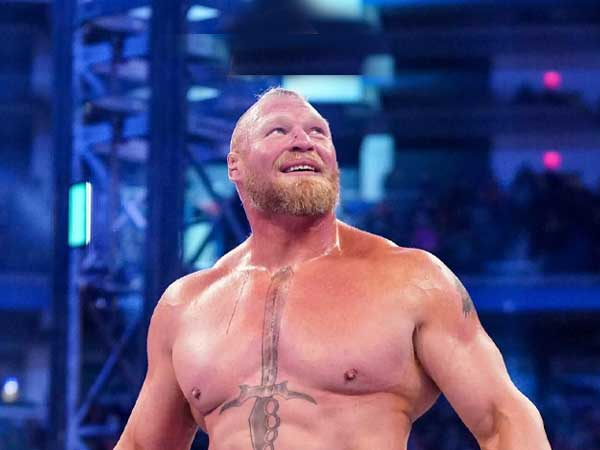
#> input picture brockky.jpg, 600 x 450 px; its folder holds only this picture in this run
$ python -i cartoonify.py   (imports and definitions only)
#> lines starting #> are read from the running program, lines starting #| are printed output that depends on the picture; after the words box and inside, x2 and y2 are one past the last pixel; in counts of white or black regions, pixels touching at a corner belong together
import cv2 #for image processing
import easygui #to open the filebox
import numpy as np #to store image
import imageio #to read image stored at particular path
import sys
import matplotlib.pyplot as plt
import os
import tkinter as tk
from tkinter import filedialog
from tkinter import *
from PIL import ImageTk, Image


""" fileopenbox opens the box to choose file
and help us store file path as string """
def upload():
    global cartoonImage, ImagePath

    ImagePath=easygui.fileopenbox()
    cartoonify(ImagePath)

def cartoonify(ImagePath):
#> called with ImagePath = 'brockky.jpg'
    global cartoonImage
    #read the image
    originalmage = cv2.imread(ImagePath)
#> originalmage is the input picture: shape (450, 600, 3); mean B, G, R 120.6, 74.8, 77.7
    originalmage = cv2.cvtColor(originalmage, cv2.COLOR_BGR2RGB)
#print(image)  # image is stored in form of numbers

# confirm that image is chosen
    if originalmage is None:
        print("Can not find any image. Choose appropriate file")
        sys.exit()

    ReSized1 = cv2.resize(originalmage, (960, 540))
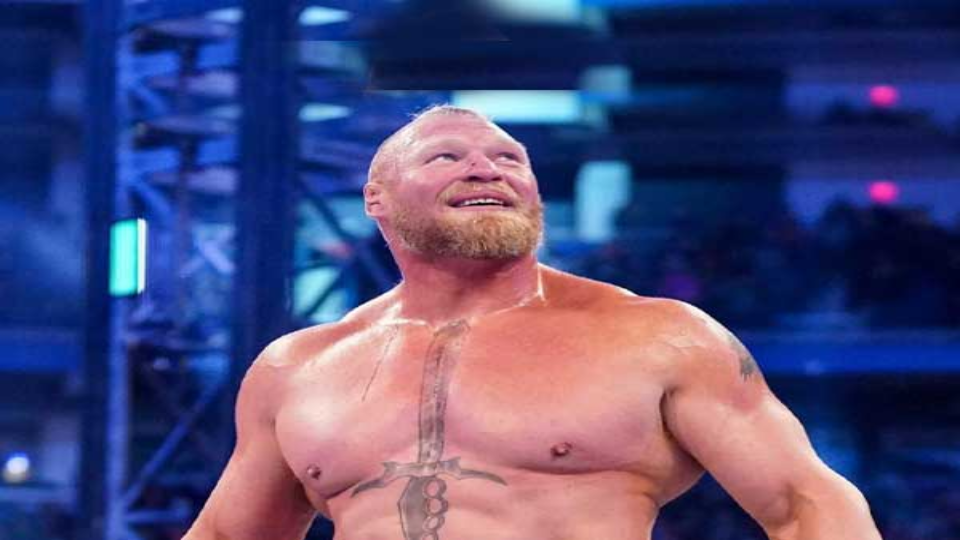
#> ReSized1: shape (540, 960, 3); mean R, G, B 77.6, 74.7, 120.5
#plt.imshow(ReSized1, cmap='gray')
#converting an image to grayscale
    grayScaleImage = cv2.cvtColor(originalmage, cv2.COLOR_BGR2GRAY)
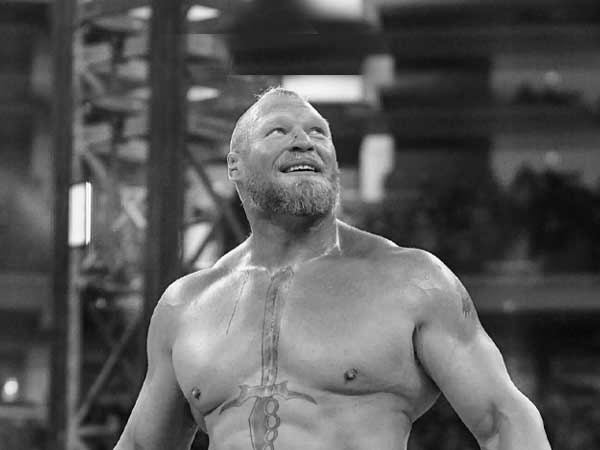
#> grayScaleImage: shape (450, 600); min 2, max 255, mean 88.8
    ReSized2 = cv2.resize(grayScaleImage, (960, 540))
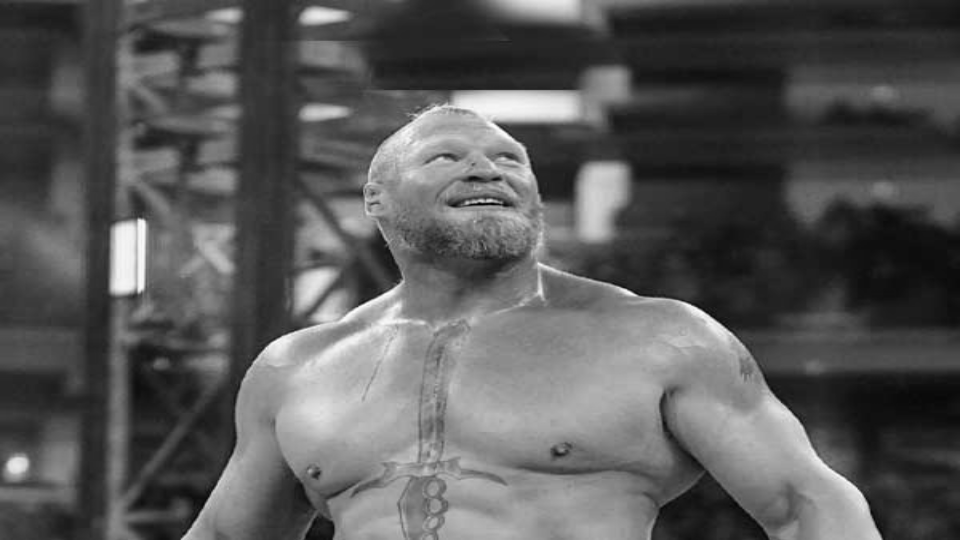
#> ReSized2: shape (540, 960); min 2, max 253, mean 88.7
    #applying median blur to smoothen an image
    smoothGrayScale = cv2.medianBlur(grayScaleImage, 5)
    ReSized3 = cv2.resize(smoothGrayScale, (960, 540))
#plt.imshow(ReSized3, cmap='gray')
#plt.imshow(ReSized2, cmap='gray')
    #retrieving the edges for cartoon effect
#by using thresholding technique
    getEdge = cv2.adaptiveThreshold(smoothGrayScale, 255,
    cv2.ADAPTIVE_THRESH_MEAN_C,
    cv2.THRESH_BINARY, 9, 9)
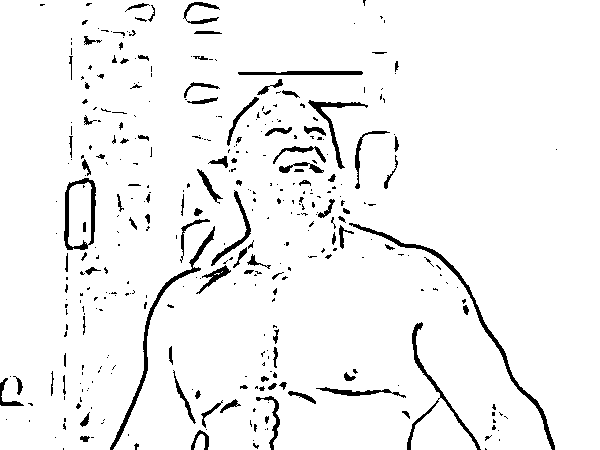
#> getEdge: shape (450, 600); 95.1% white; 370 black regions (266 under 20 px), largest, box (x1, y1, x2, y2) and area: (349, 223, 555, 450) 1283, (110, 226, 215, 450) 1058, (407, 322, 481, 450) 736

    ReSized4 = cv2.resize(getEdge, (960, 540))
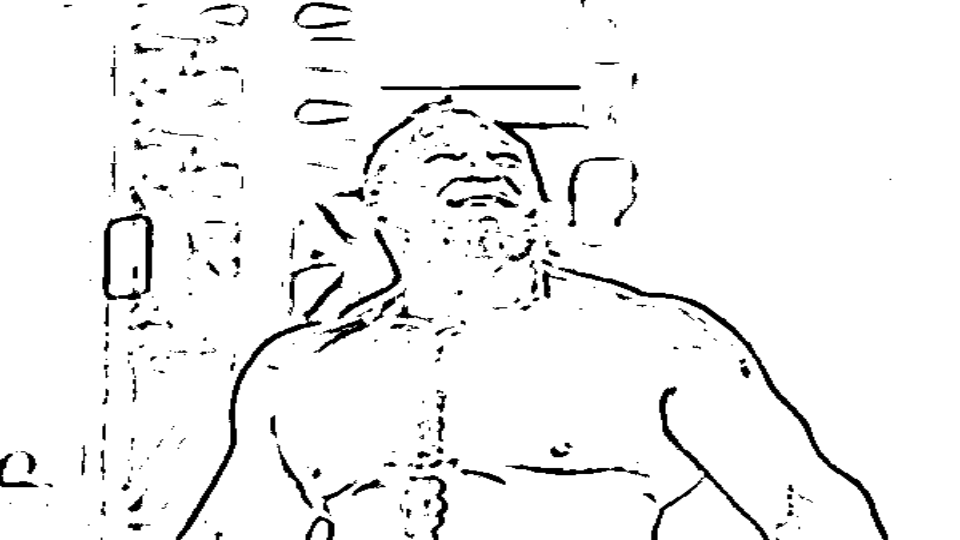
#> ReSized4: shape (540, 960); min 0, max 255, mean 242.5
#plt.imshow(ReSized4, cmap='gray')

#applying bilateral filter to remove noise
#and keep edge sharp as required
    colorImage = cv2.bilateralFilter(originalmage, 9, 300, 300)
    ReSized5 = cv2.resize(colorImage, (960, 540))
#plt.imshow(ReSized5, cmap='gray')
    #masking edged image with our "BEAUTIFY" image
    cartoonImage = cv2.bitwise_and(colorImage, colorImage, mask=getEdge)
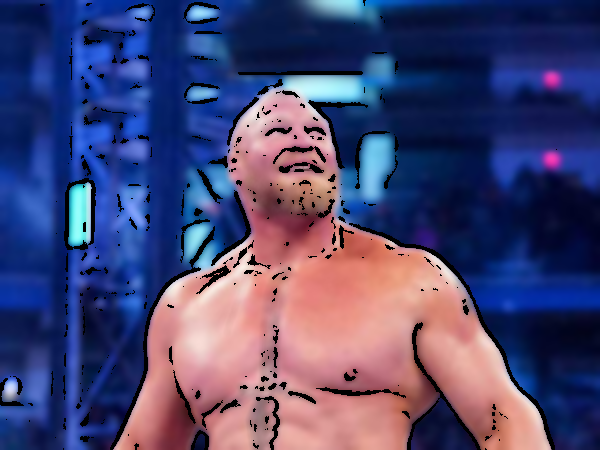
#> cartoonImage: shape (450, 600, 3); mean R, G, B 73.9, 71.2, 114.9

    ReSized6 = cv2.resize(cartoonImage, (960, 540))
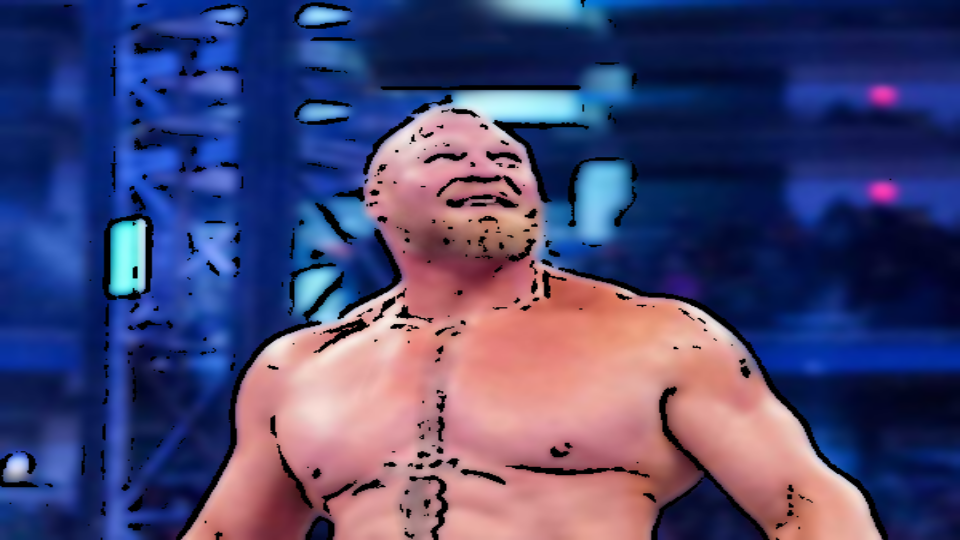
#> ReSized6: shape (540, 960, 3); mean R, G, B 73.9, 71.1, 114.8
#plt.imshow(ReSized6, cmap='gray')
        # Plotting the whole transition
    images=[ReSized1, ReSized2, ReSized3, ReSized4, ReSized5, ReSized6]
    fig, axes = plt.subplots(3,2, figsize=(8,8), subplot_kw={'xticks':[], 'yticks':[]}, gridspec_kw=dict(hspace=0.1, wspace=0.1))
    for i, ax in enumerate(axes.flat):
        ax.imshow(images[i], cmap='gray')
    #save button code
    plt.show()
    return cartoonImage, ImagePath  # Return cartoonified image and ImagePath

def save(cartoonImage, ImagePath):  # Update the function signature

    #saving an image using imwrite()
    newName="cartoonified_Image"
    path1 = os.path.dirname(ImagePath)
    extension=os.path.splitext(ImagePath)[1]
    path = os.path.join(path1, newName+extension)
    cv2.imwrite(path, cv2.cvtColor(cartoonImage, cv2.COLOR_RGB2BGR))
    I = "Image saved by name " + newName +" at "+ path
    tk.messagebox.showinfo(title=None, message=I)


# [4 lines not run here, left out]
# [1 line that did not run here, left out]

# [1 line that did not run here, left out]
# [2 lines not run here, left out]


# [1 line that did not run here, left out]
# [3 lines not run here, left out]

>>> result = cartoonify('brockky.jpg')

$ run again, on dhoni.jpg
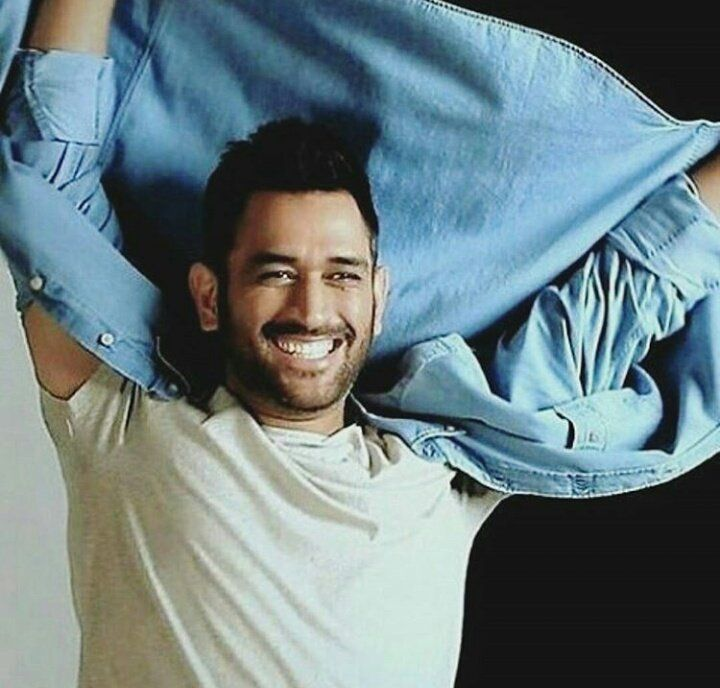
#> input picture dhoni.jpg, 720 x 688 px
#> in cartoonify, originalmage is the input picture: shape (688, 720, 3); mean B, G, R 130.7, 126.6, 108
#> in cartoonify, `getEdge = cv2.adaptiveThreshold(smoothGrayScale, 255, cv2.ADAPTIVE_THR..`:
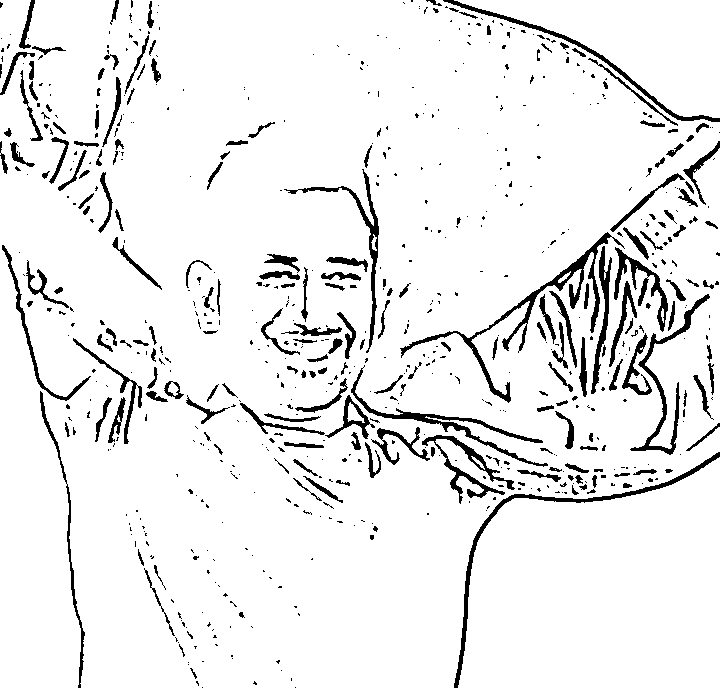
#> getEdge: shape (688, 720); 92.8% white; 692 black regions (491 under 20 px), largest, box (x1, y1, x2, y2) and area: (400, 232, 625, 403) 2519, (454, 452, 720, 688) 1780, (351, 365, 548, 467) 1440
#> in cartoonify, `ReSized6 = cv2.resize(cartoonImage, (960, 540))`:
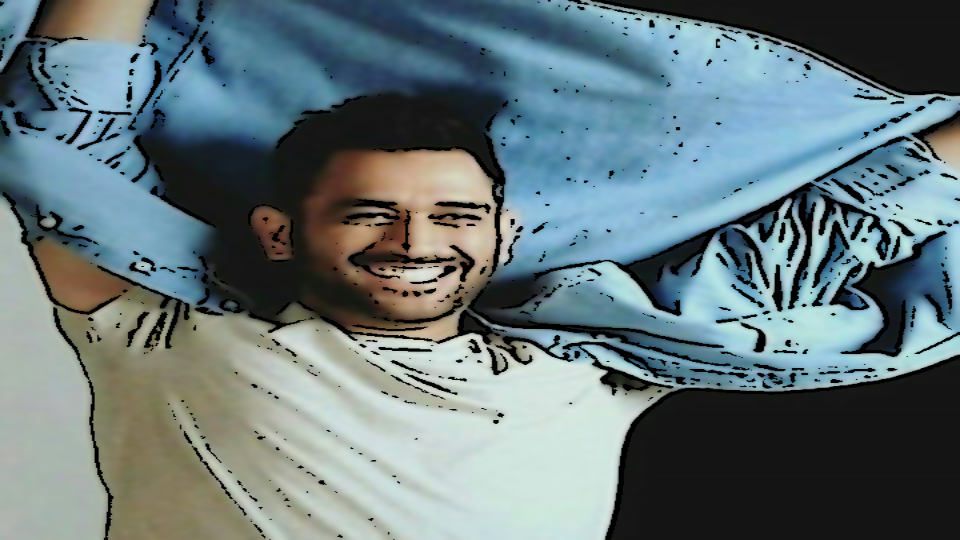
#> ReSized6: shape (540, 960, 3); mean R, G, B 102.3, 119.6, 123.3

$ run again, on nature1.jpg
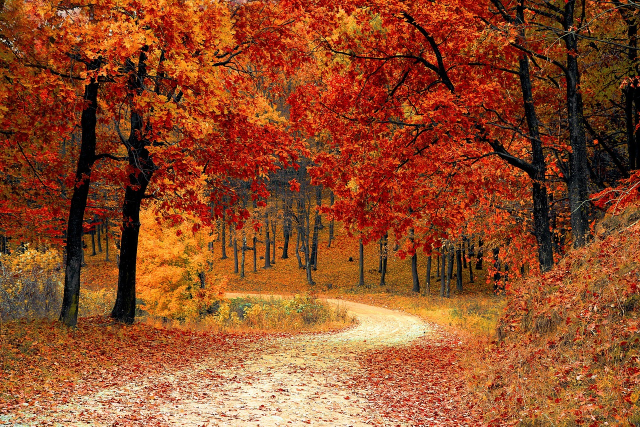
#> input picture nature1.jpg, 1280 x 853 px (shown at 1/2 size)
#> in cartoonify, originalmage is the input picture: shape (853, 1280, 3); mean B, G, R 40.5, 76, 144.5
#> in cartoonify, `getEdge = cv2.adaptiveThreshold(smoothGrayScale, 255, cv2.ADAPTIVE_THR..`:
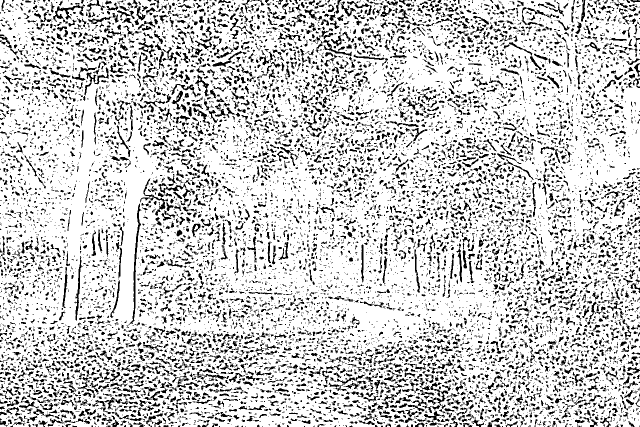
#> getEdge: shape (853, 1280) (shown at 1/2 size); 80.3% white; 13171 black regions (9950 under 20 px), largest, box (x1, y1, x2, y2) and area: (259, 407, 282, 648) 883, (106, 10, 170, 44) 606, (169, 135, 218, 191) 472
#> in cartoonify, `ReSized6 = cv2.resize(cartoonImage, (960, 540))`:
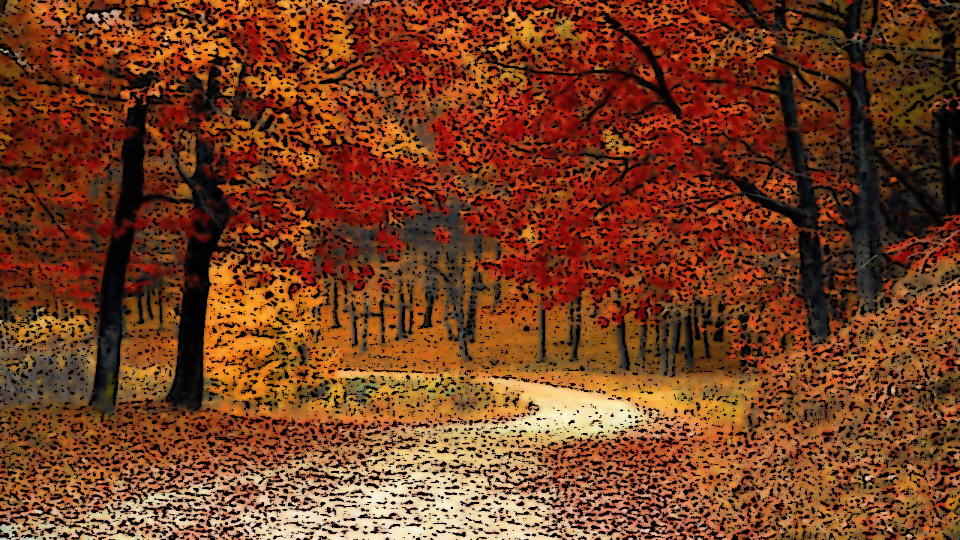
#> ReSized6: shape (540, 960, 3); mean R, G, B 116.9, 62.6, 32.9
